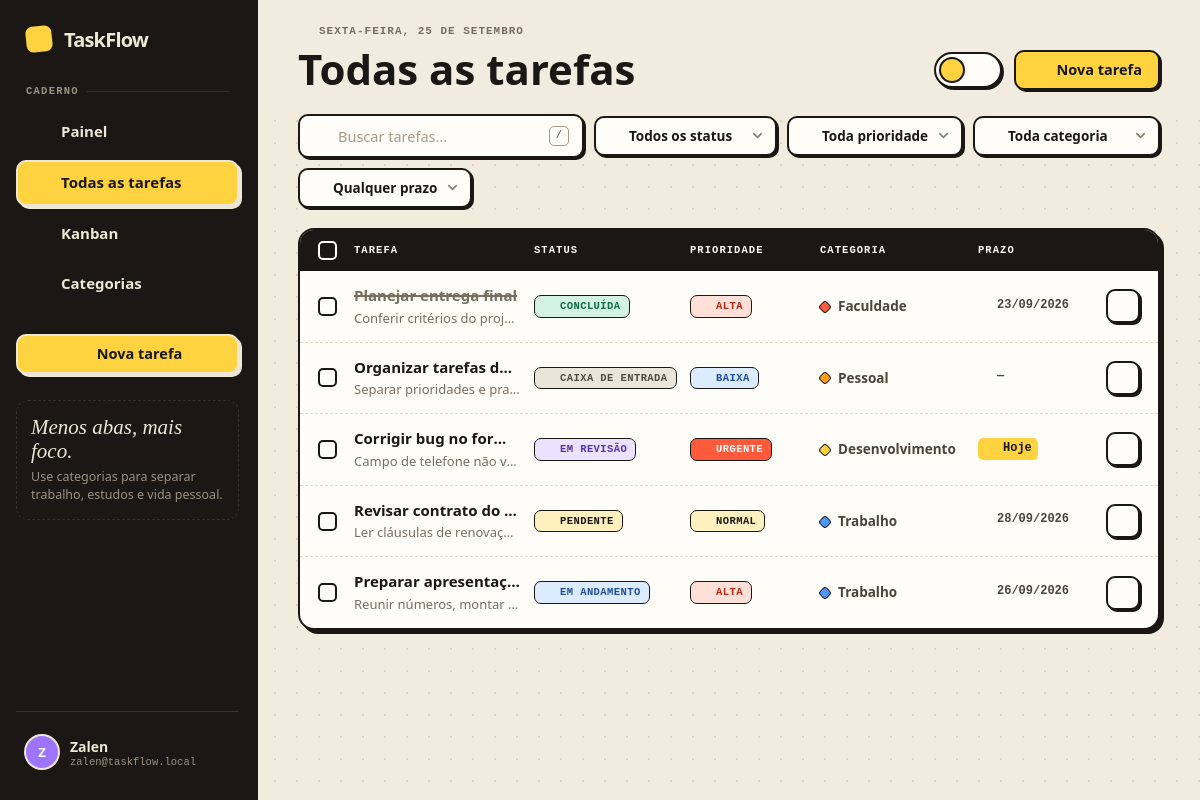
The app's page /tasks.php (signed in), older data.
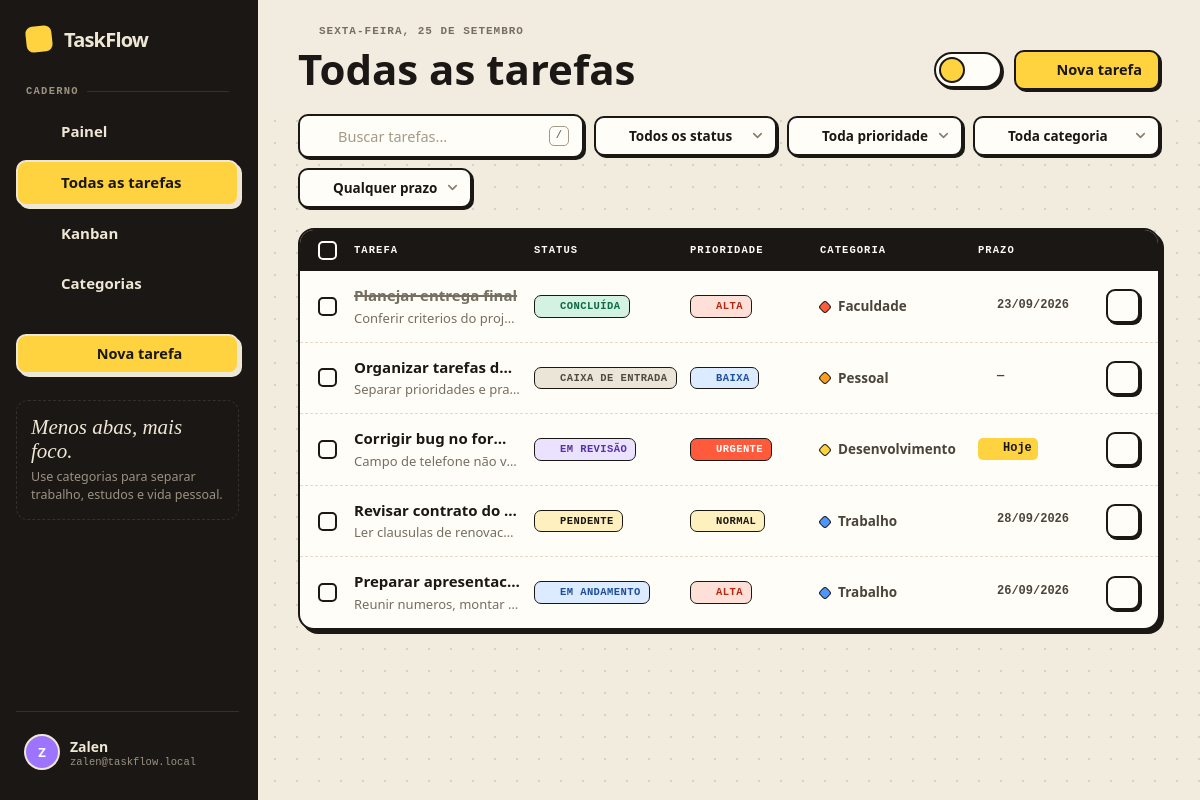
The same page, newer data.
### tables this page shows
CREATE TABLE users (
    id INT UNSIGNED NOT NULL AUTO_INCREMENT,
    username VARCHAR(50) NOT NULL,
    email VARCHAR(255) NULL,
    name VARCHAR(100) NOT NULL,
    profile VARCHAR(100) NOT NULL DEFAULT 'Freelancer / Criador',
    password_hash VARCHAR(255) NOT NULL,
    created_at TIMESTAMP NOT NULL DEFAULT CURRENT_TIMESTAMP,
    PRIMARY KEY (id),
    UNIQUE KEY uq_users_username (username),
    UNIQUE KEY uq_users_email (email)
);

CREATE TABLE tasks (
    id BIGINT UNSIGNED NOT NULL AUTO_INCREMENT,
    user_id INT UNSIGNED NOT NULL,
    title VARCHAR(120) NOT NULL,
    description TEXT NULL,
    category VARCHAR(60) NULL,
    status ENUM('inbox','pending','progress','review','done') NOT NULL DEFAULT 'inbox',
    priority ENUM('low','normal','high','urgent') NOT NULL DEFAULT 'normal',
    due_date DATE NULL,
    created_at TIMESTAMP NOT NULL DEFAULT CURRENT_TIMESTAMP,
    updated_at TIMESTAMP NOT NULL DEFAULT CURRENT_TIMESTAMP ON UPDATE CURRENT_TIMESTAMP,
    PRIMARY KEY (id),
    KEY idx_tasks_user_status (user_id, status),
    KEY idx_tasks_user_due (user_id, due_date),
    KEY idx_tasks_user_category (user_id, category),
    KEY idx_tasks_user_updated (user_id, updated_at),
    CONSTRAINT fk_tasks_user FOREIGN KEY (user_id) REFERENCES users(id) ON DELETE CASCADE
);

### config/database.php (called while the page is built, shortened)
<?php
function db(bool $withoutDatabase = false): PDO {
    static $connections = [];
    $key = $withoutDatabase ? 'server' : 'database';
    if (isset($connections[$key])) {
        return $connections[$key];
    }
    $dsn = $withoutDatabase
        ? 'mysql:host=' . DB_HOST . ';port=' . DB_PORT . ';charset=utf8mb4'
        : 'mysql:host=' . DB_HOST . ';port=' . DB_PORT . ';dbname=' . DB_NAME . ';charset=utf8mb4';
    try {
        $pdo = new PDO($dsn, DB_USER, DB_PASS, [
            PDO::ATTR_ERRMODE => PDO::ERRMODE_EXCEPTION,
            PDO::ATTR_DEFAULT_FETCH_MODE => PDO::FETCH_ASSOC,
            PDO::ATTR_EMULATE_PREPARES => false,
            PDO::MYSQL_ATTR_INIT_COMMAND => "SET NAMES utf8mb4 COLLATE utf8mb4_unicode_ci",
        ]);
    } catch (PDOException $e) {
        throw new RuntimeException(
            $withoutDatabase
                ? 'Não foi possível conectar ao MySQL. Confirme se o MySQL está iniciado no XAMPP e revise config/database.php.'
                : 'Banco TaskFlow ainda não está disponível. Acesse install.php para criar o banco e as tabelas.',
            0,
            $e
        );
    }
    return $pdo;
}

### tasks.php (the view, shortened to what this page needs)
<?php
require_once __DIR__ . '/includes/bootstrap.php';
$user = require_auth();
$uid = (int)$user['id'];
$q = trim((string)($_GET['q'] ?? ''));
$status = (string)($_GET['status'] ?? '');
$priority = (string)($_GET['priority'] ?? '');
$category = trim((string)($_GET['category'] ?? ''));
$due = (string)($_GET['due'] ?? '');
$view = (string)($_GET['view'] ?? 'list');
$where = ['user_id = :uid']; $params = ['uid'=>$uid];
$order = $view === 'category' ? "ORDER BY category ASC, due_date IS NULL, due_date ASC, updated_at DESC" : 'ORDER BY updated_at DESC, id DESC';
$stmt = db()->prepare('SELECT id,user_id,title,description,category,status,priority,due_date,created_at,updated_at FROM tasks WHERE ' . implode(' AND ', $where) . ' ' . $order);
$stmt->execute($params); $tasks = $stmt->fetchAll(); $categories = user_categories($uid);
$grouped = [];
$pageTitle = $view === 'category' ? 'Categorias' : 'Todas as tarefas'; $activePage = $view === 'category' ? 'categories' : 'tasks';
include __DIR__ . '/includes/header.php';
?>
<?php
function cat_color(string $name): string {
    $palette = ['var(--yellow)','var(--sky)','var(--lilac)','var(--mint)','var(--red)','#ff8fc7','#ff9f1c'];
    return $palette[abs(crc32(lower_text($name))) % count($palette)];
}
function due_label(?string $date, string $status): string {
    if (empty($date)) return '—';
    return due_class($date, $status) === 'today' ? 'Hoje' : date('d/m/Y', strtotime($date));
}
function due_css(?string $date, string $status): string {
    return ['overdue'=>'due-late','today'=>'due-today'][due_class($date, $status)] ?? '';
}
?>
<form class="toolbar" method="get" data-filters>
    <label class="searchbox"><?=icon('search','sm')?><input id="taskSearch" name="q" placeholder="Buscar tarefas..." value="<?=e($q)?>" type="search"><span class="kbd">/</span></label>
    <label class="select-wrap"><select class="select-sm <?=$status!==''?'on':''?>" name="status" aria-label="Status"><option value="">Todos os status</option></select></label>
    <label class="select-wrap"><select class="select-sm <?=$priority!==''?'on':''?>" name="priority" aria-label="Prioridade"><option value="">Toda prioridade</option></select></label>
    <label class="select-wrap"><select class="select-sm <?=$category!==''?'on':''?>" name="category" aria-label="Categoria"><option value="">Toda categoria</option></select></label>
    <label class="select-wrap"><select class="select-sm <?=$due!==''?'on':''?>" name="due" aria-label="Prazo"><option value="">Qualquer prazo</option></select></label>
</form>
<?php if ($view === 'category'): ?>
    <?php if (!$grouped): ?><div class="tasklist"><div class="empty"><div class="ic-big"><?=icon('tag')?></div><h3>Nenhuma categoria encontrada</h3><p>Crie uma tarefa com categoria para ela aparecer aqui.</p><a class="btn btn-primary" style="margin-top:20px" href="tasks.php?action=new"><?=icon('plus','sm')?>Nova tarefa</a></div></div><?php endif; ?>
    <div class="cat-grid">
    <?php foreach($grouped as $categoryName => $categoryTasks):
        $categoryName = (string)$categoryName;
        $catTotal = count($categoryTasks);
        $catDone = count(array_filter($categoryTasks, fn($t) => $t['status'] === 'done'));
        $catPct = $catTotal ? (int)round($catDone / $catTotal * 100) : 0; ?>
        <section class="cat-group open" style="--c:<?=cat_color($categoryName)?>">
            <div class="cat-head">
                <div class="l"><span class="cat-swatch"><?=e(strtoupper(first_char($categoryName)))?></span><div><span class="name"><?=e($categoryName)?></span><span class="count"><?=$catTotal?> tarefa<?=$catTotal===1?'':'s'?> · <?=$catPct?>% feito</span></div></div>
                <a class="panel-link" href="tasks.php?category=<?=e(urlencode($categoryName==='Sem categoria'?'__none__':$categoryName))?>">Ver<?=icon('arrow-right')?></a>
            </div>
            <div class="cat-progress"><i style="width:<?=$catPct?>%"></i></div>
            <div class="cat-body"><?php foreach($categoryTasks as $task): ?><a class="cat-task" href="tasks.php?view=category&action=view&id=<?=e($task['id'])?>"><span class="tt"><?=e($task['title'])?></span><?=status_pill($task['status'])?></a><?php endforeach; ?></div>
        </section>
    <?php endforeach; ?>
    </div>
<?php else: ?>
<form method="post" data-bulk>
    <div class="tasklist">
        <div class="trow head"><div><?php if ($tasks): ?><input type="checkbox" data-check-all aria-label="Selecionar todas"><?php endif; ?></div><div>Tarefa</div><div class="col-status">Status</div><div class="col-pri">Prioridade</div><div class="col-cat">Categoria</div><div class="col-due">Prazo</div><div></div></div>
        <?php foreach($tasks as $task): $dueCss = due_css($task['due_date'] ?? null, $task['status']); $catName = trim((string)($task['category'] ?? '')); ?>
            <div class="trow <?=$task['status']==='done'?'is-done':''?>" data-task-row>
                <div><input type="checkbox" class="row-check" name="ids[]" value="<?=e($task['id'])?>" aria-label="Selecionar tarefa"></div>
                <div class="title-cell"><a class="tt" href="tasks.php?action=view&id=<?=e($task['id'])?>"><?=e($task['title'])?></a><div class="dd"><?=e(truncate_text((string)($task['description'] ?? ''), 80) ?: 'Sem descrição')?></div></div>
                <div class="col-status"><?=status_pill($task['status'])?></div>
                <div class="col-pri"><?=priority_pill($task['priority'])?></div>
                <div class="col-cat"><span class="cat-tag <?=$catName===''?'none':''?>" style="--c:<?=cat_color($catName ?: 'Sem categoria')?>"><i></i><span><?=e($catName ?: 'Sem categoria')?></span></span></div>
                <div class="col-due"><span class="due-cell <?=$dueCss?>"><?=icon('calendar')?><?=e(due_label($task['due_date'] ?? null, $task['status']))?></span></div>
                <div class="row-actions"><a class="row-open" href="tasks.php?action=view&id=<?=e($task['id'])?>" aria-label="Abrir tarefa" title="Abrir"><?=icon('arrow-right')?></a></div>
            </div>
        <?php endforeach; ?>
    </div>
</form>
<?php endif; ?>
<?php include __DIR__ . '/includes/footer.php'; ?>

### includes/header.php (shortened to what this page needs)
<?php
$names = preg_split('/\s+/', trim((string)($user['name'] ?? 'User'))) ?: ['User'];
$initials = strtoupper(first_char($names[0] ?? 'U') . first_char($names[1] ?? ''));
$email = $user['email'] ?? $user['username'] ?? '';
$tips = [
    ['Uma coisa de cada vez.', 'Arraste cartões no Kanban para avançar tarefas.'],
    ['Prazo é promessa.', 'Filtre por “Próximos 7 dias” para planejar a semana.'],
    ['Feito > perfeito.', 'Selecione várias tarefas na lista para mudar o status de uma vez.'],
    ['Menos abas, mais foco.', 'Use categorias para separar trabalho, estudos e vida pessoal.'],
];
$tip = $tips[(int)date('z') % count($tips)];
?>
<!doctype html>
<html lang="pt-BR">
<head>
<?php include __DIR__ . '/head.php'; ?>
</head>
<body>
<div class="app show" data-csrf="<?=e(csrf_token())?>">
    <aside class="sidebar" id="sidebar">
        <a class="mark" href="dashboard.php"><?=brand_mark()?>TaskFlow</a>
        <div class="nav-label">Caderno</div>
        <a class="nav-item <?=$activePage==='dashboard'?'active':''?>" data-screen="dashboard" href="dashboard.php"><?=icon('home')?>Painel</a>
        <a class="nav-item <?=$activePage==='tasks'?'active':''?>" data-screen="tasks" href="tasks.php"><?=icon('list')?>Todas as tarefas</a>
        <a class="nav-item <?=$activePage==='kanban'?'active':''?>" data-screen="kanban" href="kanban.php"><?=icon('kanban')?>Kanban</a>
        <a class="nav-item <?=$activePage==='categories'?'active':''?>" data-screen="categories" href="tasks.php?view=category"><?=icon('tag')?>Categorias</a>
        <div class="cta"><a class="btn btn-primary btn-block" href="tasks.php?action=new"><?=icon('plus','sm')?>Nova tarefa</a></div>
        <div class="sidebar-note"><b><?=e($tip[0])?></b><?=e($tip[1])?></div>
        <div class="sidebar-foot">
            <button class="user-row" type="button" data-profile-toggle aria-haspopup="menu">
                <div class="avatar"><?=e($initials ?: 'U')?></div>
                <div><div class="user-name"><?=e($user['name'] ?? '')?></div><div class="user-mail"><?=e($email)?></div></div>
                <?=icon('chevrons','sm chev-ud')?>
            </button>
        </div>
    </aside>
    <div class="main">
        <header class="topbar">
            <div class="tb-title">
                <div>
                    <div class="crumb"><?=icon('calendar')?><?=e(format_date_long())?></div>
                    <h1><?=e($pageTitle)?></h1>
                </div>
            </div>
            <div class="actions">
                <?=theme_toggle()?>
                <?php if (in_array($activePage, ['tasks','kanban','categories'], true)): ?><a class="btn btn-primary" href="tasks.php?action=new"><?=icon('plus','sm')?><span class="lbl">Nova tarefa</span></a><?php endif; ?>
            </div>
        </header>
        <main class="content">

### includes/head.php (shortened to what this page needs)
<link rel="stylesheet" href="assets/css/app.css?v=<?=filemtime(__DIR__ . '/../assets/css/app.css')?>">

### includes/icons.php (shortened to what this page needs)
<?php
function icon(string $name, string $class = ''): string {
    $body = $paths[$name] ?? $paths['inbox'];
    $extra = $class !== '' ? ' ' . $class : '';
    return '<svg class="icon' . $extra . '" viewBox="0 0 24 24" fill="none" stroke="currentColor" stroke-width="2" stroke-linecap="round" stroke-linejoin="round" aria-hidden="true">' . $body . '</svg>';
}
function theme_toggle(): string {
    return '<button class="theme-toggle" type="button" role="switch" aria-checked="false" data-theme-toggle aria-label="Modo escuro" title="Alternar modo claro / escuro">'
        . '<span class="tt-opt tt-light">' . icon('sun') . '</span>'
        . '<span class="tt-opt tt-dark">' . icon('moon') . '</span>'
        . '<span class="tt-knob"></span>'
        . '</button>';
}
function brand_mark(): string {
    return '<span class="dot">' . icon('check') . '</span>';
}

### includes/bootstrap.php (shortened to what this page needs)
<?php
require_once __DIR__ . '/../config/database.php';
require_once __DIR__ . '/icons.php';
function e(mixed $value): string {
    return htmlspecialchars((string)$value, ENT_QUOTES, 'UTF-8');
}
function lower_text(string $value): string {
    return function_exists('mb_strtolower') ? mb_strtolower($value, 'UTF-8') : strtolower($value);
}
function first_char(string $value): string {
    return function_exists('mb_substr') ? mb_substr($value, 0, 1, 'UTF-8') : substr($value, 0, 1);
}
function truncate_text(string $value, int $limit): string {
    if (function_exists('mb_strlen') && function_exists('mb_substr')) {
        return mb_strlen($value, 'UTF-8') > $limit ? mb_substr($value, 0, $limit - 1, 'UTF-8') . '…' : $value;
    }
    return strlen($value) > $limit ? substr($value, 0, max(0, $limit - 3)) . '...' : $value;
}
function csrf_token(): string {
    return $_SESSION['csrf'];
}
function current_user(): ?array {
    try {
        $stmt = db()->prepare('SELECT id, username, email, name, profile FROM users WHERE id = :id LIMIT 1');
        $stmt->execute(['id' => (int)$_SESSION['user_id']]);
        $user = $stmt->fetch();
        return $user ?: null;
    } catch (RuntimeException $e) {
        return null;
    }
}
function require_auth(): array {
    $user = current_user();
    return $user;
}
function statuses(): array {
    return [
        'inbox' => 'Caixa de entrada',
        'pending' => 'Pendente',
        'progress' => 'Em andamento',
        'review' => 'Em revisão',
        'done' => 'Concluída',
    ];
}
function priorities(): array {
    return [
        'low' => 'Baixa',
        'normal' => 'Normal',
        'high' => 'Alta',
        'urgent' => 'Urgente',
    ];
}
function due_class(?string $date, string $status): string {
    if (!$date || $status === 'done') return '';
    $today = date('Y-m-d');
    if ($date === $today) return 'today';
    $limit = date('Y-m-d', strtotime('+7 days'));
    if ($date <= $limit) return 'upcoming';
    return '';
}
function format_date_long(?string $date = null): string {
    $ts = $date ? strtotime($date) : time();
    $days = ['domingo','segunda-feira','terça-feira','quarta-feira','quinta-feira','sexta-feira','sábado'];
    $months = ['janeiro','fevereiro','março','abril','maio','junho','julho','agosto','setembro','outubro','novembro','dezembro'];
    return $days[(int)date('w', $ts)] . ', ' . date('j', $ts) . ' de ' . $months[(int)date('n', $ts) - 1];
}
function status_class(string $status): string {
    return ['inbox'=>'st-inbox','pending'=>'st-pendente','progress'=>'st-andamento','review'=>'st-revisao','done'=>'st-concluida'][$status] ?? 'st-inbox';
}
function priority_class(string $priority): string {
    return ['urgent'=>'pri-urgente','high'=>'pri-alta','normal'=>'pri-media','low'=>'pri-baixa'][$priority] ?? 'pri-media';
}
function status_icon(string $status): string {
    return ['inbox'=>'inbox','pending'=>'clock','progress'=>'activity','review'=>'eye','done'=>'check-circle'][$status] ?? 'inbox';
}
function priority_icon(string $priority): string {
    return ['low'=>'arrow-down','normal'=>'minus','high'=>'arrow-up','urgent'=>'zap'][$priority] ?? 'minus';
}
function status_pill(string $status): string {
    return '<span class="pill ' . status_class($status) . '">' . icon(status_icon($status), 'xs') . e(statuses()[$status] ?? $status) . '</span>';
}
function priority_pill(string $priority): string {
    return '<span class="pill ' . priority_class($priority) . '">' . icon(priority_icon($priority), 'xs') . e(priorities()[$priority] ?? $priority) . '</span>';
}

### includes/footer.php (shortened to what this page needs)
        </main>
    </div>
</div>
</body>
</html>

Row changes from the older to the newer data that the page shows:
changed tasks "Planejar entrega final": description "Conferir critérios do proj…" → "Conferir criterios do proj…"
changed tasks "PENDENTE": description "Ler cláusulas de renovaç…" → "Ler clausulas de renovac…"
changed tasks "EM ANDAMENTO": title "Preparar apresentaç…" → "Preparar apresentac…"; description "Reunir números, montar…" → "Reunir numeros, montar…"
